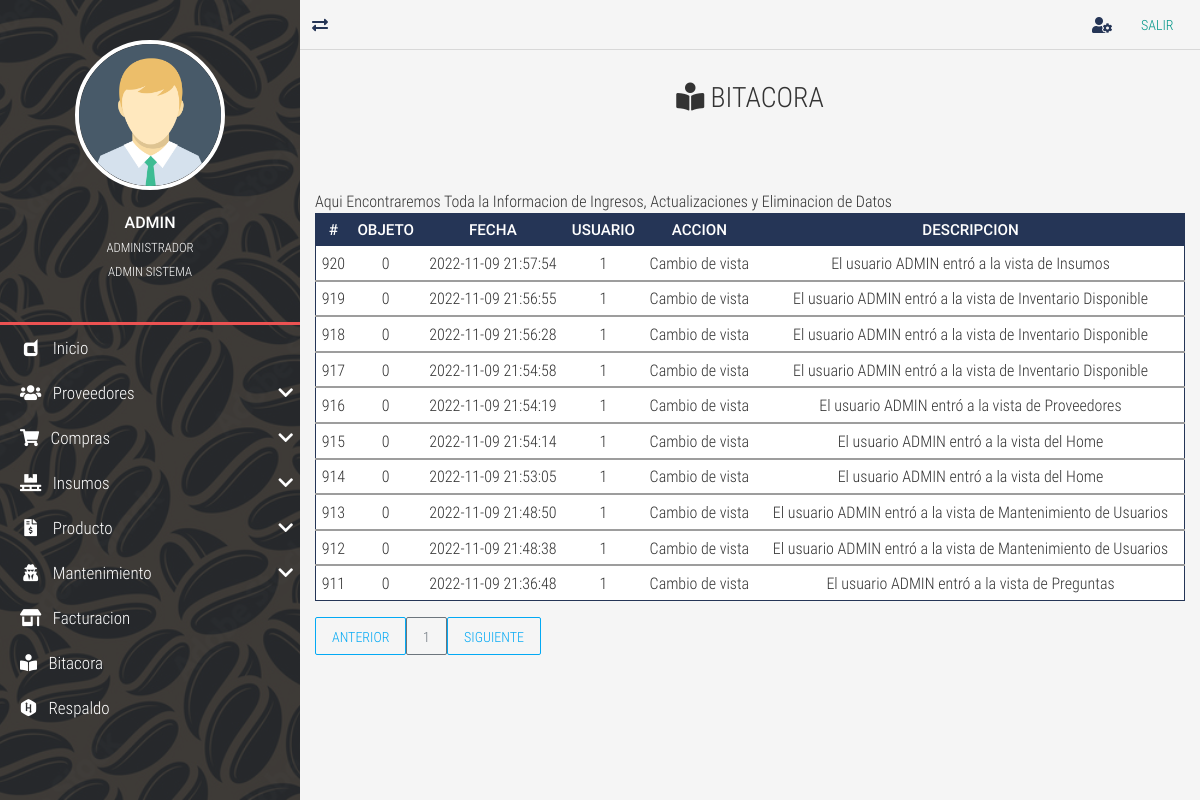
/bitacora/ (signed in), run on an earlier commit of the app's database.
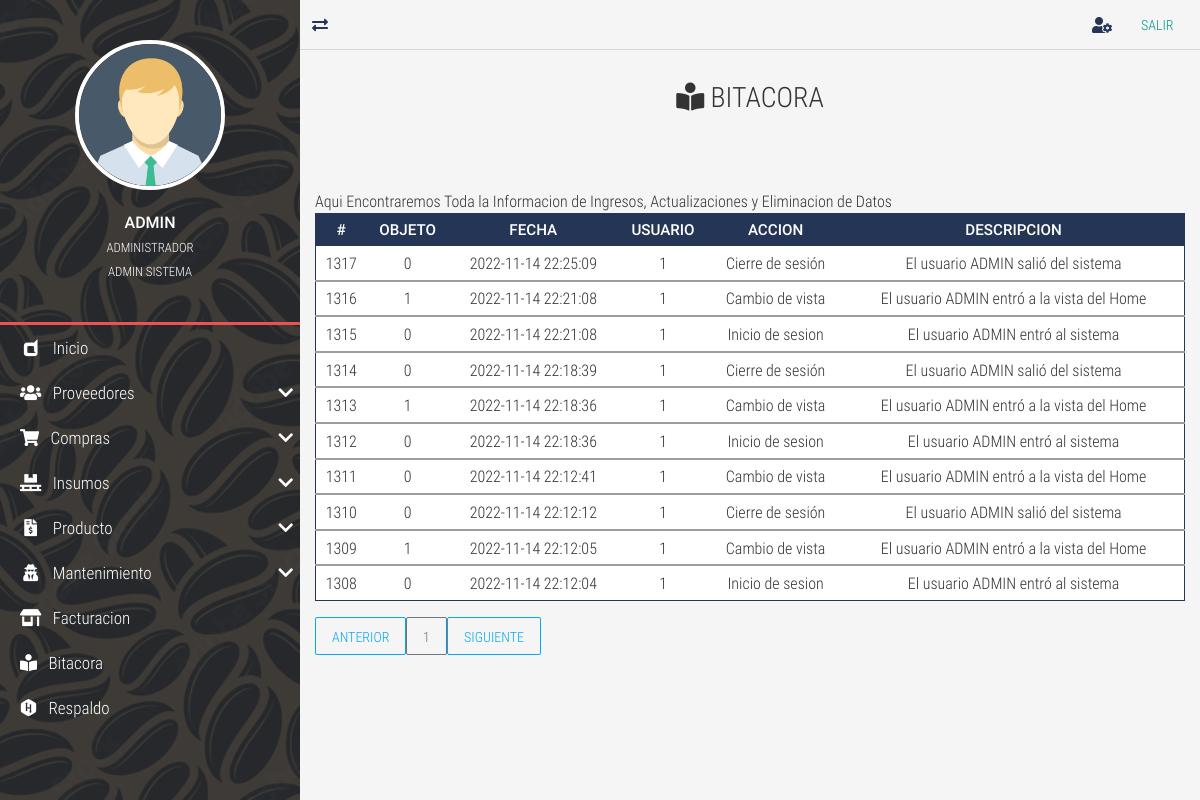
And on a later commit of the database.
### tables this page shows
CREATE TABLE `TBL_bitacora` (
  `id_bitacora` int NOT NULL AUTO_INCREMENT,
  `id_objeto` int DEFAULT NULL,
  `fecha` datetime NOT NULL,
  `id_usuario` int DEFAULT NULL,
  `accion` tinytext NOT NULL COMMENT 'accion realizada si es un ingreso nuevo, actualizacion. eliminacion o una consulta.',
  `descripcion` text,
  PRIMARY KEY (`id_bitacora`),
  KEY `FK_TBL_bitacora_TBL_usuarios` (`id_usuario`),
  CONSTRAINT `FK_TBL_bitacora_TBL_usuarios` FOREIGN KEY (`id_usuario`) REFERENCES `TBL_usuarios` (`id_usuario`)
);

### controladores/vistasControlador.php (called while the page is built, shortened)
<?php
	class vistasControlador extends vistasModelo{
		public function obtener_plantilla_controlador(){
			return require_once "./vistas/plantilla.php";
		}
	}

### index.php (called while the page is built, shortened)
<?php
	require_once "./controladores/vistasControlador.php";
	$plantilla = new vistasControlador();
	$plantilla->obtener_plantilla_controlador();

### vistas/contenidos/bitacora-view.php (the view)
<div class="full-box page-header">
	<h3 class="text-center">
		<i class="fas fa-book-reader"></i> BITACORA
	</h3>
</div>
<div class="container-fluid">
	<div class="table-responsive">
    <caption>Aqui Encontraremos Toda la Informacion de Ingresos, Actualizaciones y  Eliminacion de Datos</caption>
	<table class="table table-dark table-sm" id="tblDatos">
		<thead>
			<tr class="text-center roboto-medium">
				<th>#</th>
				<th>OBJETO</th>
				<th>FECHA</th>
				<th>USUARIO</th>
				<th>ACCION</th>
				<th>DESCRIPCION</th>
			</tr>
		</thead>
		<?php
			include ("./cone.php");
			$sql="SELECT * FROM TBL_bitacora WHERE id_bitacora ORDER BY id_bitacora DESC ";
			$result=mysqli_query($conexion,$sql);
			while($mostrar=mysqli_fetch_assoc ($result)){
		?>
				<tbody>
					<tr class="text-center" >
						<td><?php echo $mostrar['id_bitacora']?></td>
						<td><?php echo $mostrar['id_objeto']?></td>
						<td><?php echo $mostrar['fecha']?></td>
						<td><?php echo $mostrar['id_usuario']?></td>
						<td><?php echo $mostrar['accion']?></td>
						<td><?php echo $mostrar['descripcion']?></td>
					</tr>
				</tbody>
		<?php
			}
		?>
	</table>
	<div id="paginador" class=""></div>

What changed in the data, as far as the page shows it:
no longer on this page (row unchanged): tbl_bitacora: id_bitacora "920", id_objeto "0", fecha "2022-11-09 21:57:54", id_usuario "1", accion "Cambio de vista", descripcion "El usuario ADMIN entró a la vista de Insumos"
no longer on this page (row unchanged): tbl_bitacora: id_bitacora "919", id_objeto "0", fecha "2022-11-09 21:56:55", id_usuario "1", accion "Cambio de vista", descripcion "El usuario ADMIN entró a la vista de Inventario Disponible"
no longer on this page (row unchanged): tbl_bitacora: id_bitacora "918", id_objeto "0", fecha "2022-11-09 21:56:28", id_usuario "1", accion "Cambio de vista", descripcion "El usuario ADMIN entró a la vista de Inventario Disponible"
no longer on this page (row unchanged): tbl_bitacora: id_bitacora "917", id_objeto "0", fecha "2022-11-09 21:54:58", id_usuario "1", accion "Cambio de vista", descripcion "El usuario ADMIN entró a la vista de Inventario Disponible"
no longer on this page (row unchanged): tbl_bitacora: id_bitacora "916", id_objeto "0", fecha "2022-11-09 21:54:19", id_usuario "1", accion "Cambio de vista", descripcion "El usuario ADMIN entró a la vista de Proveedores"
no longer on this page (row unchanged): tbl_bitacora: id_bitacora "915", id_objeto "0", fecha "2022-11-09 21:54:14", id_usuario "1", accion "Cambio de vista", descripcion "El usuario ADMIN entró a la vista del Home"
no longer on this page (row unchanged): tbl_bitacora: id_bitacora "914", id_objeto "0", fecha "2022-11-09 21:53:05", id_usuario "1", accion "Cambio de vista", descripcion "El usuario ADMIN entró a la vista del Home"
no longer on this page (row unchanged): tbl_bitacora: id_bitacora "913", id_objeto "0", fecha "2022-11-09 21:48:50", id_usuario "1", accion "Cambio de vista", descripcion "El usuario ADMIN entró a la vista de Mantenimiento de Usuarios"
no longer on this page (row unchanged): tbl_bitacora: id_bitacora "912", id_objeto "0", fecha "2022-11-09 21:48:38", id_usuario "1", accion "Cambio de vista", descripcion "El usuario ADMIN entró a la vista de Mantenimiento de Usuarios"
no longer on this page (row unchanged): tbl_bitacora: id_bitacora "911", id_objeto "0", fecha "2022-11-09 21:36:48", id_usuario "1", accion "Cambio de vista", descripcion "El usuario ADMIN entró a la vista de Preguntas"
added tbl_bitacora: id_bitacora "1317", id_objeto "0", fecha "2022-11-14 22:25:09", id_usuario "1", accion "Cierre de sesión", descripcion "El usuario ADMIN salió del sistema"
added tbl_bitacora: id_bitacora "1316", id_objeto "1", fecha "2022-11-14 22:21:08", id_usuario "1", accion "Cambio de vista", descripcion "El usuario ADMIN entró a la vista del Home"
added tbl_bitacora: id_bitacora "1315", id_objeto "0", fecha "2022-11-14 22:21:08", id_usuario "1", accion "Inicio de sesion", descripcion "El usuario ADMIN entró al sistema"
added tbl_bitacora: id_bitacora "1314", id_objeto "0", fecha "2022-11-14 22:18:39", id_usuario "1", accion "Cierre de sesión", descripcion "El usuario ADMIN salió del sistema"
added tbl_bitacora: id_bitacora "1313", id_objeto "1", fecha "2022-11-14 22:18:36", id_usuario "1", accion "Cambio de vista", descripcion "El usuario ADMIN entró a la vista del Home"
added tbl_bitacora: id_bitacora "1312", id_objeto "0", fecha "2022-11-14 22:18:36", id_usuario "1", accion "Inicio de sesion", descripcion "El usuario ADMIN entró al sistema"
added tbl_bitacora: id_bitacora "1311", id_objeto "0", fecha "2022-11-14 22:12:41", id_usuario "1", accion "Cambio de vista", descripcion "El usuario ADMIN entró a la vista del Home"
added tbl_bitacora: id_bitacora "1310", id_objeto "0", fecha "2022-11-14 22:12:12", id_usuario "1", accion "Cierre de sesión", descripcion "El usuario ADMIN salió del sistema"
added tbl_bitacora: id_bitacora "1309", id_objeto "1", fecha "2022-11-14 22:12:05", id_usuario "1", accion "Cambio de vista", descripcion "El usuario ADMIN entró a la vista del Home"
added tbl_bitacora: id_bitacora "1308", id_objeto "0", fecha "2022-11-14 22:12:04", id_usuario "1", accion "Inicio de sesion", descripcion "El usuario ADMIN entró al sistema"
